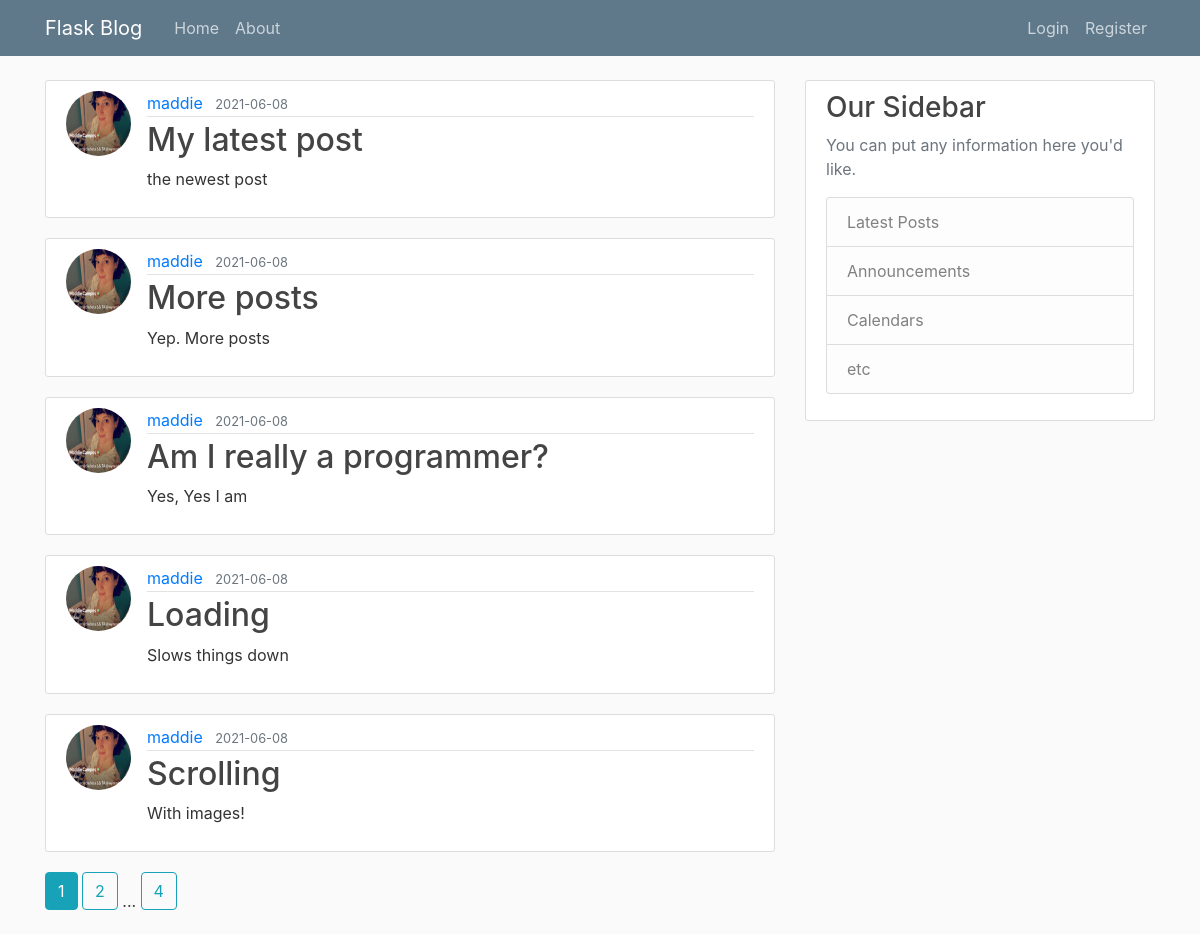
The page /home on the database its author committed.
### flaskblog/models.py (models this page shows, shortened)
class Post(db.Model):
    id = db.Column(db.Integer, primary_key=True)
    title = db.Column(db.String(100), nullable=False)
    date_posted = db.Column(db.DateTime, nullable=False, default=datetime.utcnow)
    content = db.Column(db.Text, nullable=False)
    user_id = db.Column(db.Integer, db.ForeignKey('user.id'), nullable=False)

class User(db.Model, UserMixin):
    id = db.Column(db.Integer, primary_key=True)
    username = db.Column(db.String(20), unique=True, nullable=False)
    email = db.Column(db.String(120), unique=True, nullable=False)
    image_file = db.Column(db.String(20), nullable=False, default='default.jpg')
    password = db.Column(db.String(60), nullable=False)
    posts = db.relationship('Post', backref='author', lazy=True)

### flaskblog/main/routes.py (the view)
@main.route('/')
@main.route('/home')
def home():
    page = request.args.get('page', 1, type=int)
    posts = Post.query.order_by(Post.date_posted.desc()).paginate(page=page,
                                                                  per_page=5)
    return render_template('home.html', posts=posts)

### flaskblog/templates/home.html
{% extends "layout.html" %}
{% block content %}
    {% for post in posts.items %}
        <article class="media content-section">
          <img class="rounded-circle article-img" src="{{ url_for('static', filename='profile_pics/' + post.author.image_file)}}">
          <div class="media-body">
            <div class="article-metadata">
              <a class="mr-2" href="{{ url_for('users.user_posts', username=post.author.username) }}">{{ post.author.username }}</a>
              <small class="text-muted">{{ post.date_posted.strftime('%Y-%m-%d') }}</small>
            </div>
            <h2><a class="article-title" href="{{ url_for('posts.post', post_id=post.id) }}">{{ post.title }}</a></h2>
            <p class="article-content">{{ post.content }}</p>
          </div>
        </article>
    {% endfor %}
    {% for page_num in posts.iter_pages(left_edge=1, right_edge=1, left_current=1, right_current=2) %}
      {% if page_num %}
          {% if posts.page == page_num %}
            <a class="btn btn-info mb-4" href="{{ url_for('main.home', page=page_num) }}">{{ page_num }}</a>
          {% else %}
            <a class="btn btn-outline-info mb-4" href="{{ url_for('main.home', page=page_num) }}">{{ page_num }}</a>
          {% endif %}
      {% else %}
        ...
      {% endif%}
    {% endfor %}
{% endblock content %}

### flaskblog/static/main.css (style rules this page uses)
body { background: #fafafa; color: #333333; margin-top: 5rem; }
h1, h2, h3, h4, h5, h6 { color: #444444; }
.content-section { background: #ffffff; padding: 10px 20px; border: 1px solid #dddddd; border-radius: 3px; margin-bottom: 20px; }
.article-title { color: #444444; }
.article-content { white-space: pre-line; }
.article-img { height: 65px; width: 65px; margin-right: 16px; }
.article-metadata { padding-bottom: 1px; margin-bottom: 4px; border-bottom: 1px solid #e3e3e3 }

### rows shown on the page
Post: image_file (picture), author.username "maddie", date_posted "2021-06-08", title "My latest post", content "the newest post"
Post: image_file (picture), author.username "maddie", date_posted "2021-06-08", title "More posts", content "Yep. More posts"
Post: image_file (picture), author.username "maddie", date_posted "2021-06-08", title "Am I really a programmer?", content "Yes, Yes I am"
Post: image_file (picture), author.username "maddie", date_posted "2021-06-08", title "Loading", content "Slows things down"
Post: image_file (picture), author.username "maddie", date_posted "2021-06-08", title "Scrolling", content "With images!"

### other values the page prints
{{ page_num }} "1"
{{ page_num }} "2" "4"
